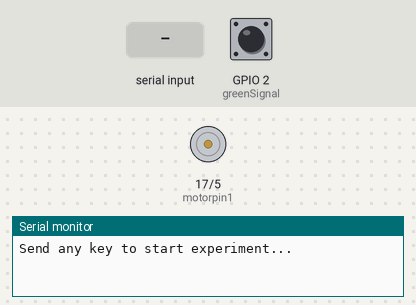
The program below on a simulated ESP32. On the bench: motor-driver pin pairs drawn as motors (green arrow = first pin HIGH = forward, orange = second pin HIGH = backward, longer = more drive, scaled by the enable pin), the last lines printed to the serial monitor. The test bench sets the inputs (shaded band); at power-on: GPIO 2 (greenSignal) HIGH.

Above: at 3.8 s.
3.9 s: "1" received over Serial
At 4.35 s:
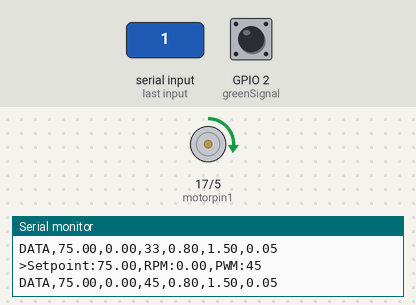
At 7.0 s:
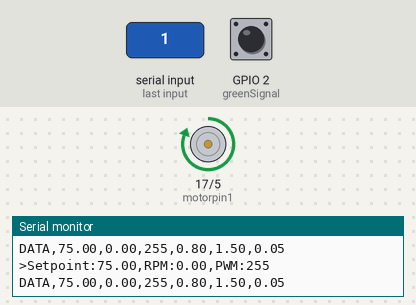
Timing chart, 0 to 8.5 s (numbered marks = the images above; inputs shaded):
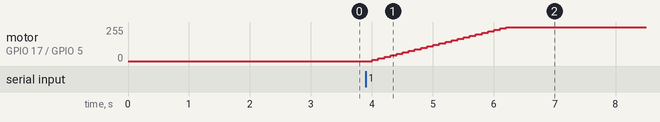

Measured:
- after the input at 3.9 s, motor on GPIO 17 (motorpin1) / GPIO 5 (motorpin2): moves from stopped to forward 255/255 over 2.2 s, starting after 0.11 s

The program:

main.cpp
```cpp
/*
 * DD-E-FRIT speed control of a DC motor on an ESP32
 *
 * Every 100 ms the firmware measures the motor speed from a quadrature
 * encoder, runs one step of the I-PD controller (PIDcontroller.h) and writes
 * the new PWM duty cycle to the H-bridge. The setpoint steps through
 * 75 -> 125 -> 175 -> 225 RPM, 30 s each, then the motor is stopped.
 *
 * Two kinds of experiment are built from the same code (platformio.ini:
 * `pio run` for the first, `pio run -e dd_efrit` for the second):
 *   USE_DD_EFRIT 0  fixed I-PD gains. This "initial run" provides the
 *                   closed-loop data that the offline E-FRIT tuning
 *                   (algorithm/esp32_dd_efrit_tuning.ipynb) turns into the
 *                   gain database in dataset.h.
 *   USE_DD_EFRIT 1  before each control step the gains are looked up in the
 *                   database (k-nearest-neighbour query), and the time taken
 *                   by the lookup is printed.
 *
 * Serial output (115200 baud), one block per sample:
 *   >Setpoint:..,RPM:..,PWM:..    for the Teleplot / serial plotter view
 *   DATA,sp,rpm,pwm,kp,ki,kd      parsed by esp32/tools/parse_serial_log.py
 */

#include <Arduino.h>
#include <PIDcontroller.h>
#include <dataset.h>

#ifndef USE_DD_EFRIT
#define USE_DD_EFRIT 0
#endif

// H-bridge driver
int motorpin1=17; // IN1 (TX2)
int motorpin2=5;  // IN2 (D5)
int enablePin=16; // EN, PWM output (RX2)

// Quadrature encoder
int greenSignal=2;  // channel A, counted on the rising edge
int yellowSignal=4; // channel B, gives the direction

// PWM: 5 kHz, 8-bit duty cycle (0-255)
const int freq=5000;
const int pwmChannel=0;
const int resolution=8;

const unsigned long SAMPLE_PERIOD_MS=100;
// rpm = pulses per sample * (samples per minute) / (pulses per revolution)
const double SAMPLES_PER_MINUTE=600.0; // 60 s / 0.1 s
const double PULSES_PER_REV=231.0;     // encoder pulses per output-shaft revolution

volatile long pulse_count;
unsigned long previous_millis;
float rpm;
int newPWM;
unsigned long experiment_start_time=0;
bool experiment_running=true;

// Encoder interrupt: count up or down depending on channel B.
void ARDUINO_ISR_ATTR Pulse_counter () {
    if (digitalRead(yellowSignal)==HIGH){pulse_count++;}
    else {pulse_count--;}
}


// Initial gains Kp, Ki, Kd and the PWM output limits.
PIDController motorPID(0.8, 1.5, 0.05, 0, 255);

void setup() {
    pinMode(motorpin1, OUTPUT);
    pinMode(motorpin2, OUTPUT);
    pinMode(enablePin, OUTPUT);

    // Both direction inputs LOW, so the enable pulse does not turn the motor.
    digitalWrite(motorpin1, LOW);
    digitalWrite(motorpin2, LOW);
    ledcSetup(pwmChannel, freq, resolution);
    ledcAttachPin(enablePin, pwmChannel);
    ledcWrite(pwmChannel, 255);
    delay(3000);
    ledcWrite(pwmChannel, 0);

    experiment_running=true;
    motorPID.reset();

    noInterrupts();
    pulse_count=0;
    interrupts();

    previous_millis=0;

    pinMode(greenSignal, INPUT_PULLUP);
    pinMode(yellowSignal, INPUT_PULLUP);

    Serial.begin(115200);

    attachInterrupt(digitalPinToInterrupt(greenSignal), Pulse_counter, RISING);

    // Forward direction
    digitalWrite(motorpin1, HIGH);
    digitalWrite(motorpin2, LOW);

    // Wait for a key press so the serial log starts with the experiment.
    Serial.println("Send any key to start experiment...");
    while (!Serial.available()) { delay(10); }
    Serial.read();
    Serial.println("Starting!");

    motorPID.setPoint=75;
    experiment_start_time=millis();
    previous_millis=millis();
}


void loop() {
    if (!experiment_running) return;

    unsigned long current_millis=millis();

    if (current_millis-previous_millis>=SAMPLE_PERIOD_MS){
        float dt=(current_millis-previous_millis)/1000.0;
        previous_millis+=SAMPLE_PERIOD_MS;

        // Read and clear the pulse count of the last sample period.
        noInterrupts();
        long current_pulses=pulse_count;
        pulse_count=0;
        interrupts();

        rpm=(current_pulses*SAMPLES_PER_MINUTE)/PULSES_PER_REV;

        // Setpoint schedule: four 30 s steps, then stop the motor.
        unsigned long elapsed=current_millis-experiment_start_time;
        if (elapsed<30000) {
            motorPID.setPoint=75.0;
        } else if (elapsed<60000) {
            motorPID.setPoint=125.0;
        } else if (elapsed<90000) {
            motorPID.setPoint=175.0;
        } else if (elapsed<120000) {
            motorPID.setPoint=225.0;
        } else {
            digitalWrite(motorpin1, LOW);
            digitalWrite(motorpin2, LOW);
            ledcWrite(pwmChannel, 0);
            experiment_running=false;
            Serial.println("EXPERIMENT_COMPLETE");
            return;
        }

#if USE_DD_EFRIT
        // Look up the gains for the current operating point and time it.
        unsigned long start_us=micros();
        motorPID.updateWeightsandPID(motorPID.setPoint, rpm);
        unsigned long end_us=micros();
#endif

        newPWM=(int)motorPID.compute(rpm, dt);

        ledcWrite(pwmChannel, newPWM);

        Serial.print(">Setpoint:"); Serial.print(motorPID.setPoint);
        Serial.print(",RPM:");      Serial.print(rpm);
        Serial.print(",PWM:");      Serial.println(newPWM);
        Serial.print("DATA,");
        Serial.print(motorPID.setPoint); Serial.print(",");
        Serial.print(rpm); Serial.print(",");
        Serial.print(newPWM); Serial.print(",");
        Serial.print(motorPID.kp); Serial.print(",");
        Serial.print(motorPID.ki); Serial.print(",");
        Serial.println(motorPID.kd);
#if USE_DD_EFRIT
        Serial.print("Algorithm Time (us): ");
        Serial.println(end_us-start_us);
#endif
    }
}
```

PIDcontroller.h
```cpp
/*
 * I-PD speed controller with database-driven gain scheduling (DD-E-FRIT)
 *
 * compute() runs one step of a discrete I-PD law in velocity form:
 *
 *   du(t) = Ki*e(t)*dt - Kp*dy(t) - Kd*d2y(t)/dt,   u(t) = u(t-1) + du(t)
 *
 * The integral term acts on the error e = r - y, while the proportional and
 * derivative terms act on the measured speed y only, so a setpoint step does
 * not kick the output. y is low-pass filtered first (EMA, alpha = 0.2), and
 * u is clamped to [outputMin, outputMax].
 *
 * updateWeightsandPID() chooses Kp, Ki, Kd for the current operating point:
 * it compares the query vector
 *
 *   [r(t), r(t-1), y(t), y(t-1), u(t-1), u(t-2)]
 *
 * with every record of the database in dataset.h (range-normalised L1
 * distance), keeps the k = 20 nearest records, and averages their gains with
 * weights exp(-(d - d_min)), normalised to sum to 1.
 */

#ifndef PID_CONTROLLER_H
#define PID_CONTROLLER_H
#include "dataset.h"

class PIDController {
public:
    float setPoint, outputMin, outputMax;
    float lastRPM, lastDeltaRPM;
    float kp, ki, kd;
    float currentOutput;

    // Past values used to build the query vector.
    float past_sp;
    float past_rpm;
    float past_pwm;
    float past2_pwm;


    // Range (max - min) of one column of the database; never zero.
    template<size_t Rows, size_t Cols>
    float col_range(const float (&matrix)[Rows][Cols], int col_index){
        float col_min = matrix[0][col_index];
        float col_max = matrix[0][col_index];

        for (size_t row=1; row<Rows; ++row){
            if (matrix[row][col_index] < col_min) col_min=matrix[row][col_index];
            if (matrix[row][col_index] > col_max) col_max=matrix[row][col_index];
        }

        float range=col_max-col_min;

        return (range==0.0f) ? 1e-6f : range;
    }

    // 1/range for each element of the query vector, computed once.
    const float inv_ranges[6]={
        1.0f/col_range(infoMatrix, 0),  // r(t)
        1.0f/col_range(infoMatrix, 0),  // r(t-1)
        1.0f/col_range(infoMatrix, 1),  // y(t)
        1.0f/col_range(infoMatrix, 1),  // y(t-1)
        1.0f/col_range(infoMatrix, 2),  // u(t-1)
        1.0f/col_range(infoMatrix, 2)   // u(t-2)
    };


    PIDController(float p, float i, float d, float min, float max) {
        kp=p; ki=i; kd=d;
        outputMin=min; outputMax=max;
        reset();

    }

    void reset() {
        currentOutput=0;
        lastRPM=0;
        lastDeltaRPM=0;
        setPoint=0;

        past_sp=0;
        past_pwm=0;
        past_rpm=0;
        past2_pwm=0;
        filteredRPM=0;
    }

    // KNN lookup of the gains for the current operating point (see top of file).
    void updateWeightsandPID (float current_sp, float current_rpm){
        const int k=20;
        float top_distances[k];
        int distance_indices[k];

        for(int i=0; i<k; i++){
            top_distances[i]=3.4028235E+38f; // FLT_MAX
        }

        // Records 0 and 1 have no complete history, so the search starts at 2.
        for(int i=2; i<dataset_size; i++){
            float d=0;
            d+=fabs(current_sp-infoMatrix[i][0])*inv_ranges[0];
            d+=fabs(past_sp-infoMatrix[i-1][0])*inv_ranges[1];
            d+=fabs(current_rpm-infoMatrix[i][1])*inv_ranges[2];
            d+=fabs(past_rpm-infoMatrix[i-1][1])*inv_ranges[3];
            d+=fabs(past_pwm-infoMatrix[i-1][2])*inv_ranges[4];
            d+=fabs(past2_pwm-infoMatrix[i-2][2])*inv_ranges[5];

            // Insert into the sorted list of the k smallest distances.
            if (d < top_distances[k-1]){
                int j=k-1;
                while (j>0 && d<top_distances[j-1]){
                    top_distances[j]=top_distances[j-1];
                    distance_indices[j]=distance_indices[j-1];
                    j--;
                }
                top_distances[j]=d;
                distance_indices[j]=i;
            }
        }

        // Exponential weights; subtracting the smallest distance keeps exp() in range.
        float weights[k];
        float total_exp=0.0f;
        float min_dist=top_distances[0];

        for(int i=0; i<k; i++){
            weights[i]=exp(-(top_distances[i]-min_dist));
            total_exp+=weights[i];
        }

        float weights_kp=0.0f;
        float weights_ki=0.0f;
        float weights_kd=0.0f;

        if (total_exp > 0) {
            for (int i=0; i<k; i++) {
                float normalized_weight=weights[i]/total_exp;
                int idx=distance_indices[i];

                weights_kp+=normalized_weight*pidMatrix[idx][0];
                weights_ki+=normalized_weight*pidMatrix[idx][1];
                weights_kd+=normalized_weight*pidMatrix[idx][2];
            }

            kp=weights_kp;
            ki=weights_ki;
            kd=weights_kd;
        }

        // Shift the history for the next query.
        past2_pwm=past_pwm;
        past_pwm=currentOutput;
        past_sp=current_sp;
        past_rpm=current_rpm;
    }

    float filteredRPM = 0;

    // One step of the I-PD law (see top of file). Returns the new PWM duty.
    float compute(float rawRPM, float dt) {
        float alpha=0.2;
        filteredRPM=(alpha*rawRPM)+((1.0-alpha)*filteredRPM);

        float deltaRPM=filteredRPM-lastRPM;
        float delta2RPM=deltaRPM-lastDeltaRPM;

        float error=setPoint-filteredRPM;
        float deltaU=(ki*error*dt)-(kp*deltaRPM)-(kd*delta2RPM/dt);

        currentOutput+=deltaU;

        if (currentOutput>outputMax) currentOutput=outputMax;
        else if (currentOutput<outputMin) currentOutput=outputMin;

        lastRPM=filteredRPM;
        lastDeltaRPM=deltaRPM;

        return currentOutput;
    }

};

#endif
```

Source omitted: dataset.h (109130 bytes)
